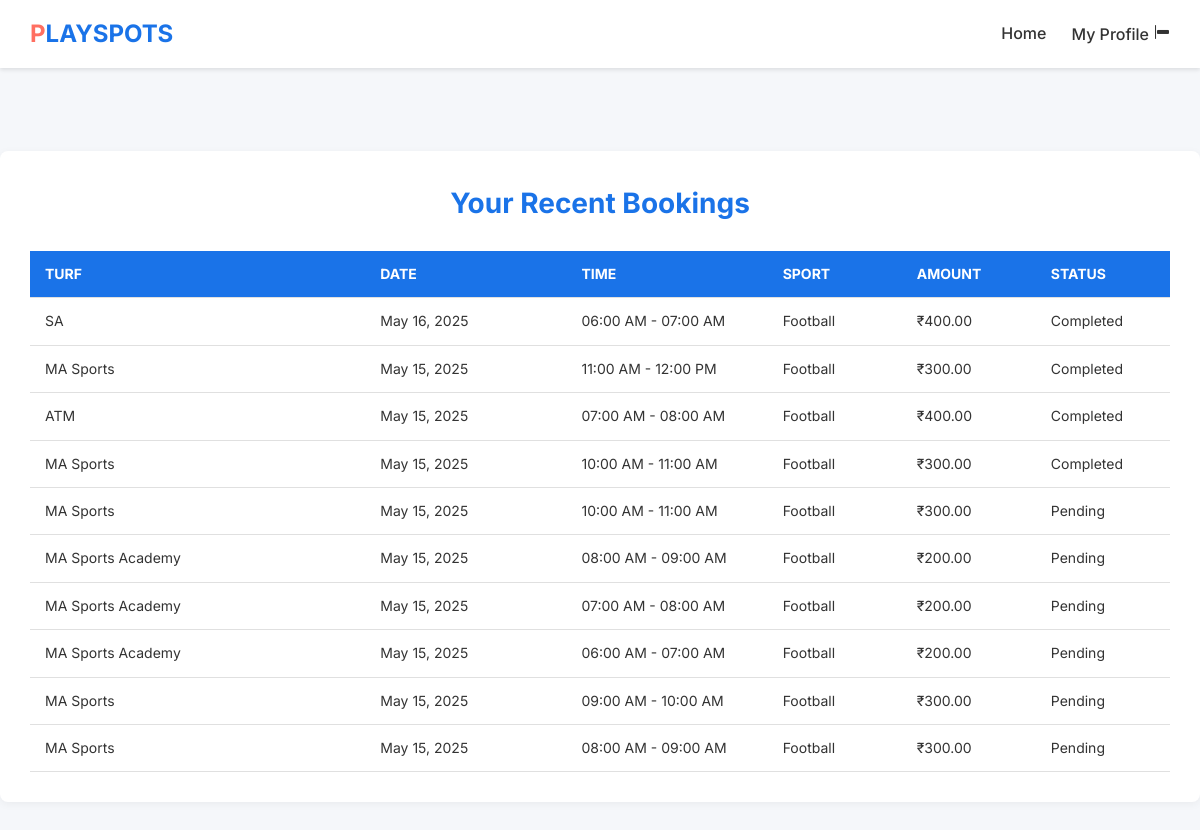
/recent_bookings/ (signed in), run on an earlier commit of the app's database.
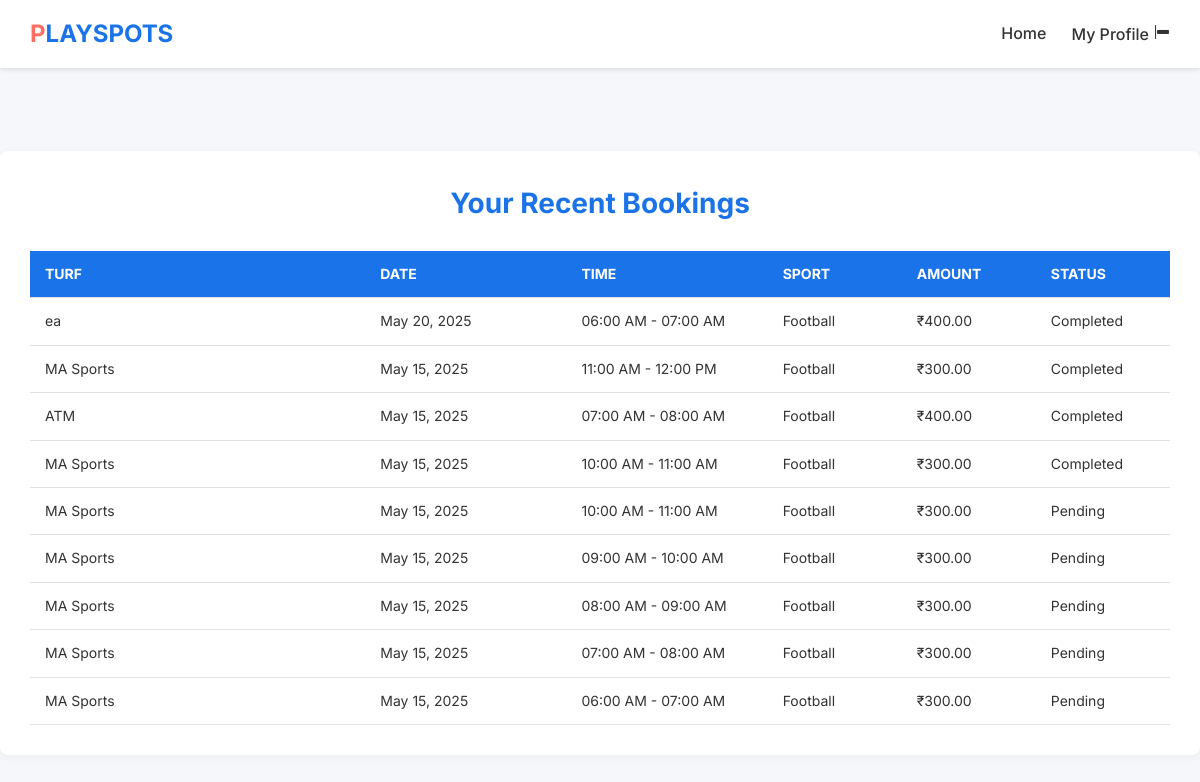
And on a later commit of the database.
### turf_app/models.py (models this page shows, shortened)
class Booking(models.Model):
    user = models.ForeignKey(User, on_delete=models.CASCADE)
    slot = models.ForeignKey('Slot', on_delete=models.CASCADE)
    address = models.CharField(max_length=255, default="Not provided")
    email = models.EmailField(max_length=254, blank=True, null=True)
    phone_number = models.CharField(max_length=15)
    sport = models.CharField(max_length=100)
    players = models.IntegerField(default=1)
    created_at = models.DateTimeField(default=timezone.now)
    total_amount = models.DecimalField(max_digits=10, decimal_places=2, default=0.00)  # Added total_amount
    status = models.CharField(
        max_length=50,
        default=PaymentStatus.PENDING,
        choices=[
            (PaymentStatus.PENDING, 'Pending'),
            (PaymentStatus.COMPLETED, 'Completed'),
            (PaymentStatus.CANCELLED, 'Cancelled'),
        ]
    )
    provider_order_id = models.CharField(_("Order ID"), max_length=40, blank=True, null=True)
    payment_id = models.CharField(_("Payment ID"), max_length=36, blank=True, null=True)
    signature_id = models.CharField(_("Signature ID"), max_length=128, blank=True, null=True)

class Slot(models.Model):
    turf = models.ForeignKey(Turf, on_delete=models.CASCADE)
    date = models.DateField()
    start_time = models.TimeField()
    end_time = models.TimeField()
    is_booked = models.BooleanField(default=False)

class Turf(models.Model):
    name = models.CharField(max_length=255)
    location = models.CharField(max_length=255)
    sport_types = models.CharField(max_length=100, choices=[('Football', 'Football'), ('Cricket', 'Cricket')])
    open_time = models.TimeField()
    close_time = models.TimeField()
    price = models.DecimalField(max_digits=10, decimal_places=2, default=0.00)

### turf_app/views.py (the view)
# urls.py: path('recent_bookings/', views.recent_bookings, name='recent_bookings'),
def recent_bookings(request):
    if request.user.is_superuser:
        bookings = Booking.objects.select_related('slot__turf').order_by('-created_at')[:10]
    else:
        bookings = Booking.objects.filter(user=request.user).select_related('slot__turf').order_by('-created_at')[:10]
    context = {
        'bookings': bookings,
        'is_admin': request.user.is_superuser,
    }
    return render(request, 'recent_bookings.html', context)

### templates/recent_bookings.html (shortened to what this page needs)
{% load static %}
<!DOCTYPE html>
<html lang="en">
<head>
    <link rel="stylesheet" href="{% static 'css/recent_bookings.css' %}?v=1">
    <link rel="stylesheet" href="{% static 'css/bootstrap-icons/bootstrap-icons.min.css' %}" onerror="this.href='https://cdn.jsdelivr.net/npm/bootstrap-icons@1.11.3/font/bootstrap-icons.min.css';">
</head>
<body>
    <header>
        <nav class="navbar">
            <h2><span class="highlight">P</span>LAYSPOTS</h2>
            <div class="nav-links">
                {% if is_admin %}
                    <a href="{% url 'admin_index' %}">Admin Dashboard</a>
                    <a href="{% url 'adminlogout' %}">Logout</a>
                {% else %}
                    <a href="{% url 'home' %}">Home</a>
                    <div class="dropdown">
                        <a href="{% url 'profile' %}" class="dropdown-toggle">My Profile</a>
                    </div>
                {% endif %}
            </div>
        </nav>
    </header><br><br>
    <div class="bookings-container">
        <h2>{% if is_admin %}Recent Bookings (Admin){% else %}Your Recent Bookings{% endif %}</h2>
        {% if bookings %}
            <table>
                <thead>
                    <tr>
                        {% if is_admin %}
                            <th>Turf Details</th>
                        {% else %}
                            <th>Turf</th>
                        {% endif %}
                        <th>Date</th>
                        <th>Time</th>
                        <th>Sport</th>
                        <th>Amount</th>
                        <th>Status</th>
                    </tr>
                </thead>
                <tbody>
                    {% for booking in bookings %}
                        <tr>
                            {% if is_admin %}
                                <td>
                                    <strong>{{ booking.slot.turf.name }}</strong><br>
                                    <span>Location: {{ booking.slot.turf.location }}</span><br>
                                    <span>Sport: {{ booking.slot.turf.sport_types }}</span><br>
                                    <span>Hours: {{ booking.slot.turf.open_time|time:"h:i A" }} - {{ booking.slot.turf.close_time|time:"h:i A" }}</span>
                                    {% with first_image=booking.slot.turf.images.first %}
                                        {% if first_image %}
                                            <br><img src="{{ first_image.image.url }}" alt="Turf Image" class="turf-image">
                                        {% else %}
                                            <br><img src="{% static 'images/default_turf.jpg' %}" alt="Default Turf Image" class="turf-image">
                                        {% endif %}
                                    {% endwith %}
                                </td>
                            {% else %}
                                <td>{{ booking.slot.turf.name }}</td>
                            {% endif %}
                            <td>{{ booking.slot.date|date:"F d, Y" }}</td>
                            <td>{{ booking.slot.start_time|time:"h:i A" }} - {{ booking.slot.end_time|time:"h:i A" }}</td>
                            <td>{{ booking.sport }}</td>
                            <td>₹{{ booking.total_amount|floatformat:2 }}</td>
                            <td>{{ booking.status }}</td>
                        </tr>
                    {% endfor %}
                </tbody>
            </table>
        {% else %}
            <p>No bookings found.</p>
        {% endif %}
    </div>
</body>
</html>

What changed in the data, as far as the page shows it:
removed Booking: slot.turf.name "SA", slot "May 16, 2025", slot.start_time "06:00 AM", slot.end_time "07:00 AM", sport "Football", total_amount "400.00", status "Completed"
removed Booking: slot.turf.name "MA Sports Academy", slot "May 15, 2025", slot.start_time "08:00 AM", slot.end_time "09:00 AM", sport "Football", total_amount "200.00", status "Pending"
removed Booking: slot.turf.name "MA Sports Academy", slot "May 15, 2025", slot.start_time "07:00 AM", slot.end_time "08:00 AM", sport "Football", total_amount "200.00", status "Pending"
removed Booking: slot.turf.name "MA Sports Academy", slot "May 15, 2025", slot.start_time "06:00 AM", slot.end_time "07:00 AM", sport "Football", total_amount "200.00", status "Pending"
added Booking: slot.turf.name "ea", slot "May 20, 2025", slot.start_time "06:00 AM", slot.end_time "07:00 AM", sport "Football", total_amount "400.00", status "Completed"
now on this page (row unchanged): Booking: slot.turf.name "MA Sports", slot "May 15, 2025", slot.start_time "07:00 AM", slot.end_time "08:00 AM", sport "Football", total_amount "300.00", status "Pending"
now on this page (row unchanged): Booking: slot.turf.name "MA Sports", slot "May 15, 2025", slot.start_time "06:00 AM", slot.end_time "07:00 AM", sport "Football", total_amount "300.00", status "Pending"
